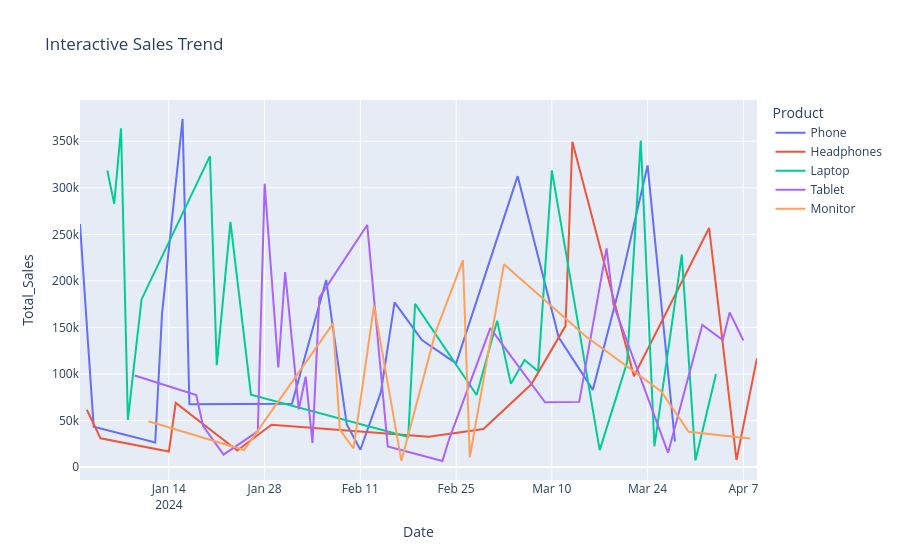

Notebook code for this chart:
### Markdown cell above
🖱️ Interactive Sales Trend

### Code cell
fig = px.line(
    df,
    x="Date",
    y="Total_Sales",
    color="Product",
    title="Interactive Sales Trend"
)
fig.show()

### Figure 1 — Plotly figure (JSON) as saved in the notebook; plotly's stock layout.template omitted (floating-point values rounded to 4 significant figures)
{"data": [{"hovertemplate": "Product=Phone<br>Date=%{x}<br>Total_Sales=%{y}<extra></extra>", "legendgroup": "Phone", "line": {"color": "#636efa", "dash": "solid"}, "marker": {"symbol": "circle"}, "mode": "lines", "name": "Phone", "orientation": "v", "showlegend": true, "type": "scatter", "x": ["2024-01-01", "2024-01-03", "2024-01-12", "2024-01-13", "2024-01-16", "2024-01-17", "2024-02-01", "2024-02-06", "2024-02-09", "2024-02-11", "2024-02-14", "2024-02-16", "2024-02-20", "2024-02-25", "2024-03-05", "2024-03-11", "2024-03-16", "2024-03-20", "2024-03-24", "2024-03-28"], "xaxis": "x", "y": [261100, 43492, 26466, 165240, 373932, 67440, 67988, 200885, 45976, 18616, 80488, 176994, 136440, 111405, 312564, 139372, 82980, 196404, 324144, 27468], "yaxis": "y"}, {"hovertemplate": "Product=Headphones<br>Date=%{x}<br>Total_Sales=%{y}<extra></extra>", "legendgroup": "Headphones", "line": {"color": "#EF553B", "dash": "solid"}, "marker": {"symbol": "circle"}, "mode": "lines", "name": "Headphones", "orientation": "v", "showlegend": true, "type": "scatter", "x": ["2024-01-02", "2024-01-04", "2024-01-14", "2024-01-15", "2024-01-24", "2024-01-29", "2024-02-21", "2024-02-29", "2024-03-07", "2024-03-12", "2024-03-13", "2024-03-22", "2024-04-02", "2024-04-06", "2024-04-09"], "xaxis": "x", "y": [61624, 30895, 16780, 68894, 17838, 45467, 32524, 40872, 88974, 151712, 349510, 97538, 256878, 7647, 116880], "yaxis": "y"}, {"hovertemplate": "Product=Laptop<br>Date=%{x}<br>Total_Sales=%{y}<extra></extra>", "legendgroup": "Laptop", "line": {"color": "#00cc96", "dash": "solid"}, "marker": {"symbol": "circle"}, "mode": "lines", "name": "Laptop", "orientation": "v", "showlegend": true, "type": "scatter", "x": ["2024-01-05", "2024-01-06", "2024-01-07", "2024-01-08", "2024-01-10", "2024-01-20", "2024-01-21", "2024-01-23", "2024-01-26", "2024-02-18", "2024-02-19", "2024-02-28", "2024-03-02", "2024-03-04", "2024-03-06", "2024-03-08", "2024-03-10", "2024-03-17", "2024-03-21", "2024-03-23", "2024-03-25", "2024-03-29", "2024-03-31", "2024-04-03"], "xaxis": "x", "y": [318680, 282940, 363870, 50834, 180092, 333992, 109554, 263475, 77844, 32297, 175392, 77375, 157288, 89620, 115048, 102909, 318762, 18221, 112392, 350888, 22365, 228222, 7148, 100002], "yaxis": "y"}, {"hovertemplate": "Product=Tablet<br>Date=%{x}<br>Total_Sales=%{y}<extra></extra>", "legendgroup": "Tablet", "line": {"color": "#ab63fa", "dash": "solid"}, "marker": {"symbol": "circle"}, "mode": "lines", "name": "Tablet", "orientation": "v", "showlegend": true, "type": "scatter", "x": ["2024-01-09", "2024-01-18", "2024-01-19", "2024-01-22", "2024-01-27", "2024-01-28", "2024-01-30", "2024-01-31", "2024-02-02", "2024-02-03", "2024-02-04", "2024-02-05", "2024-02-12", "2024-02-15", "2024-02-23", "2024-02-24", "2024-03-01", "2024-03-09", "2024-03-14", "2024-03-18", "2024-03-19", "2024-03-27", "2024-04-01", "2024-04-04", "2024-04-05", "2024-04-07"], "xaxis": "x", "y": [98373, 77288, 44045, 13426, 38298, 304465, 107118, 209400, 62088, 97204, 26034, 182060, 260100, 22064, 6540, 30387, 149200, 69687, 70048, 234990, 174825, 15356, 152655, 136549, 166160, 135980], "yaxis": "y"}, {"hovertemplate": "Product=Monitor<br>Date=%{x}<br>Total_Sales=%{y}<extra></extra>", "legendgroup": "Monitor", "line": {"color": "#FFA15A", "dash": "solid"}, "marker": {"symbol": "circle"}, "mode": "lines", "name": "Monitor", "orientation": "v", "showlegend": true, "type": "scatter", "x": ["2024-01-11", "2024-01-25", "2024-02-07", "2024-02-08", "2024-02-10", "2024-02-13", "2024-02-17", "2024-02-22", "2024-02-26", "2024-02-27", "2024-03-03", "2024-03-15", "2024-03-26", "2024-03-30", "2024-04-08"], "xaxis": "x", "y": [49280, 18382, 154048, 39924, 20083, 173712, 6720, 144960, 222330, 10544, 218016, 140286, 81137, 37932, 30717], "yaxis": "y"}], "layout": {"legend": {"title": {"text": "Product"}, "tracegroupgap": 0}, "title": {"text": "Interactive Sales Trend"}, "xaxis": {"anchor": "y", "domain": [0, 1], "title": {"text": "Date"}}, "yaxis": {"anchor": "x", "domain": [0, 1], "title": {"text": "Total_Sales"}}}}
